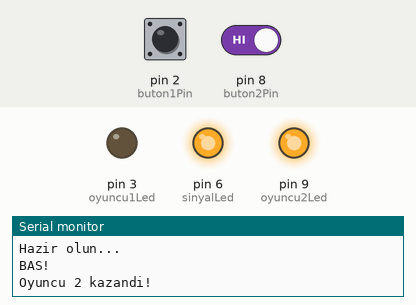
The sketch below on a simulated Arduino Uno, built with avr-gcc and run on an emulated ATmega328P. Shown: output pins drawn as LEDs (lit = HIGH), the last lines printed to the serial monitor. Inputs (shaded band) come from the test bench; at power-on: pin 8 (buton2Pin) HIGH, pin 2 (buton1Pin) LOW. Random numbers use the default seed unless the sketch sets one.

Above: at 6.6 s.
6.7 s: pin 8 (buton2Pin) driven LOW
At 12.2 s:
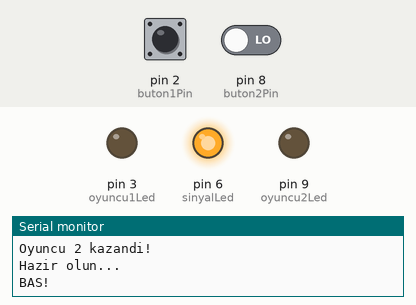
12.5 s: pin 2 (buton1Pin) pulled HIGH for 2.8 s
At 16.7 s:
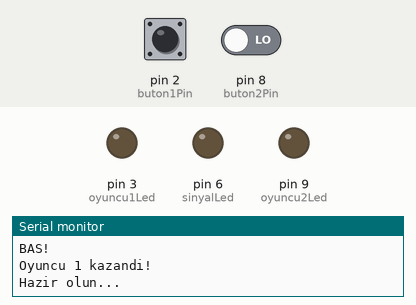
17.0 s: pin 8 (buton2Pin) driven HIGH
At 18.6 s:
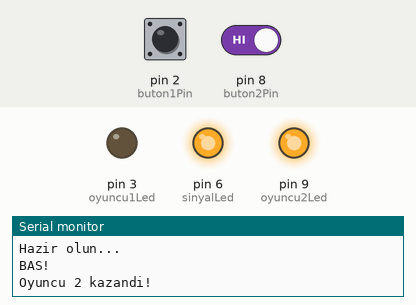
Timing chart, 0 to 33.9 s (numbered marks = the images above; inputs shaded):
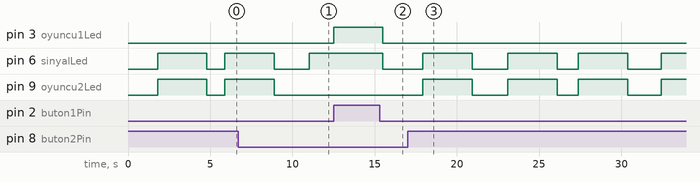

Measured:
- after the input at 12.5 s, pin 3 (oyuncu1Led): LOW → HIGH at once, → LOW 3.0 s later; pin 6 (sinyalLed): HIGH → LOW after 3.0 s
- after the input at 17.0 s, pin 9 (oyuncu2Led): goes HIGH 3.0 s, LOW 2.2 s, HIGH 3.0 s, LOW 1.3 s, HIGH 3.0 s, LOW 2.1 s, then HIGH, starting after 0.93 s

The sketch:

ak0260_refleksOyunu.ino
```cpp
/*
  ak0260 — çözüm örneği

  SEN YAP 1) Erken basma: kod okunarak — "BAS!"tan önceki süre delay() ile geçiyor,
    delay sırasında kart butonları OKUMUYOR (ak0240). Yani bekleme süresinde basıp
    bırakılan kısa bir basış hiç görülmez. Ama butonu BASILI TUTARAK beklersen, "BAS!"
    yanınca while'a gelindiğinde buton zaten HIGH'dır ve oyun hemen biter. Kartta
    Özgür/öğrenci gözler; burada kesin ifade değil kod okuma çıkarımı var.

  SEN YAP 2) Aynı anda basış: if (buton1 HIGH) önce kontrol edildiği için Oyuncu 1
    kazanır. Adil yapmak için iki butonun basış ANINI ayrı ölçmek gerekir — bu
    Ünite 3'te (millis) mümkün; şu aletlerle yalnız sırayı değiştirerek
    (örneğin her turda hangisinin önce kontrol edildiğini değiştirerek) biraz
    dengelenebilir ama tam adil olmaz.

  SEN YAP 3) Erken basanı yakalamak: bekleme SIRASINDA butonları okumak gerekir; oysa
    delay sırasında kart okumuyor. Çare Ünite 3'te, delay yerine millis() ile
    bekleyip aynı anda butonları okumak. (Çözüm şu an yazılmıyor.)

  SEN YAP 4) delay(random(1000, 3001)) — üst sınır hiç gelmediği için 3001 yazıldı.
*/

const int buton1Pin = 2;
const int buton2Pin = 8;
const int sinyalLed = 6;
const int oyuncu1Led = 3;
const int oyuncu2Led = 9;

void setup() {
  pinMode(buton1Pin, INPUT);
  pinMode(buton2Pin, INPUT);
  pinMode(sinyalLed, OUTPUT);
  pinMode(oyuncu1Led, OUTPUT);
  pinMode(oyuncu2Led, OUTPUT);
  Serial.begin(9600);
}

void loop() {
  digitalWrite(sinyalLed, LOW);
  digitalWrite(oyuncu1Led, LOW);
  digitalWrite(oyuncu2Led, LOW);

  Serial.println("Hazir olun...");
  delay(random(1000, 3001));       // SEN YAP 4: 1-3 saniye

  digitalWrite(sinyalLed, HIGH);
  Serial.println("BAS!");

  while (digitalRead(buton1Pin) == LOW && digitalRead(buton2Pin) == LOW) {
    // hiçbir şey yapma, sadece tekrar bak
  }

  if (digitalRead(buton1Pin) == HIGH) {
    digitalWrite(oyuncu1Led, HIGH);
    Serial.println("Oyuncu 1 kazandi!");
  } else {
    digitalWrite(oyuncu2Led, HIGH);
    Serial.println("Oyuncu 2 kazandi!");
  }

  delay(3000);
}
```
